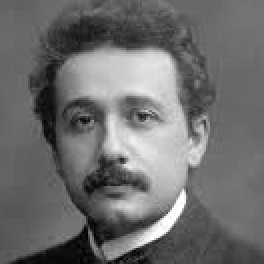
#> input picture Code/einstein132.jpg, 132 x 132 px (shown 2 times larger)
$ jupyter execute 'Part2 -> Task2 -> AUGMENTED REALITY.ipynb'
#> lines starting #> are read from the running program, lines starting #| are printed output that depends on the picture; after the words box and inside, x2 and y2 are one past the last pixel; in counts of white or black regions, pixels touching at a corner belong together
[cell 1]
import sys
import numpy as np
import cv2

[cell 2]
def Map2Da(K, R, T, Vi):
    T_transpose = np.transpose(np.atleast_2d(T)) #numpy needs to treat 1D as 2D to transpose
    V_transpose = np.transpose(np.atleast_2d(np.append(Vi,[1])))
    RandTappended = np.append(R, T_transpose, axis=1)
    P = K @ RandTappended @ V_transpose #@ is the matrix mult operator for numpy arrays
    P = np.asarray(P).flatten() #just to make it into a flat array

    w1 = P[2]
    v= [None]*2 #makes an empty array of size 2
    #map Vi = (X, Y, Z) to v = (x, y)
    v[0]= P[0] / w1  #v[0] is the x-value for the 2D point v
    #MISSING: compute v[1], the y-value for the 2D point v
    # v[1] = ?????????????
    v[1]= P[1] / w1  # v[1] is the y-value for the 2D point v
    return v


'''function for mapping image coordinates in mm to
row and column index of the image, with pixel size p mm and
image center at [r0,c0]
u : the 2D point in mm space
[r0, c0] : the image center
p : pixel size in mm
@return : the 2D point in pixel space
'''
def MapIndex(u, c0, r0, p):
    v = [None]*2
    v[0] = round(r0 - u[1] / p)
    #tushar: => calculating v[1]
    v[1] = round(c0 + u[0] / p)
    return v


'''function for superimposing the cube on the background
   which is part of Task 2!!
'''
def superimposeCubeOnBackground(cube_frame, background):
    cube_frame = cv2.resize(cube_frame, (background.shape[1], background.shape[0]))
    # Create a mask for the cube frame, which will be True for non-black (rendered) pixels
    mask = (cube_frame != [0, 0, 0])
    # Apply the cube frame to the corresponding pixels in the background
    background[mask] = cube_frame[mask]
    return background

[cell 3]
'''
Wrapper for drawing line cv2 draw line function
Necessary to flip the coordinates b/c of how Python indexes pixels on the screen >:(

A : matrix to draw a line in
vertex1 : terminal point for the line
vertex2 : other terminal point for the line
thickness : thickness of the line(default = 3)
color : RGB tuple for the line to be drawn in (default = (255, 255, 255) ie white)

@return : the matrix with the line drawn in it

NOTE: order of vertex1 and vertex2 does not change the line drawn
'''
# [6 lines of commented-out code are left out]
def drawLine(A,vertex1, vertex2, color = (255, 255, 255), thickness=3):
     v1 = (int(vertex1[1]), int(vertex1[0]))
     v2 = (int(vertex2[1]), int(vertex2[0]))
    # Create a copy of the input image
     image_with_line = np.copy(A)
    # Calculate the slope and intercept of the line
     x1, y1 = v1
     x2, y2 = v2
     slope = (y2 - y1) / (x2 - x1) if x2 != x1 else np.inf
     if slope == np.inf:  # Vertical line
         for y in range(min(y1, y2), max(y1, y2) + 1):
             for x in range(x1 - thickness // 2, x1 + thickness // 2 + 1):
                 image_with_line[y, x] = color
     else:
         for x in range(min(x1, x2), max(x1, x2) + 1):
             y = int(y1 + slope * (x - x1))
             for dx in range(-thickness // 2, thickness // 2 + 1):
                 dy = int(dx * slope)
                 image_with_line[y + dy, x + dx] = color
     return image_with_line

[cell 4]
def main():
    length = 10 #length of an edge in mm
    #the 8 3D points of the cube in mm:
    V1 = np.array([0, 0, 0])
    V2 = np.array([0, length, 0])
    V3 = np.array([length, length, 0])
    V4 = np.array([length, 0, 0])
    V5 = np.array([length, 0, length])
    V6 = np.array([0, length, length])
    V7 = np.array([0, 0, length])
    V8 = np.array([length, length, length])

    '''
    Find the unit vector u81 (N0) corresponding to the axis of rotation which is along (V8-V1).
    From u81, compute the 3x3 matrix N in Eq. 2.32 used for computing the rotation matrix R in eq. 2.34
    '''

    '''
    MISSING: the axis of rotation is to be u81, the unit vector which is (V8-V1)/|(V8-V1)|.
    Calculate u81 here and use it to construct 3x3 matrix N used later to compute rotation matrix R
    Matrix N is described in Eq. 2.32, matrix R is described in Eq. 2.34
    '''

    # Calculate the vector V8-V1
    V8_minus_V1 = V8 - V1

    # Calculate the magnitude (length) of the vector
    magnitude = np.linalg.norm(V8_minus_V1)

    # Calculate the unit vector u81 (N0)
    u81 = V8_minus_V1 / magnitude

    # Now, u81 represents the unit vector along the axis of rotation (V8-V1)
    # Next, compute the 3x3 matrix N using u81

    #N matrix
    N = np.array([[0, -u81[2], u81[1]],
                  [u81[2], 0, -u81[0]],
                  [-u81[1], u81[0], 0]])

    #Initialized given values (do not change unless you're testing something):
    T0 = np.array([-20, -25, 500])  # origin of object coordinate system in mm
    T01 = np.array([-10, -25, 500])  #10 difference between two cubes
    f = 40  # focal length in mm
    velocity = np.array([2, 9, 7])  # translational velocity
    acc = np.array([0.0, -0.80, 0])  # acceleration
    theta0 = 0 #initial angle of rotation is 0 (in degrees)
    w0 = 20  # angular velocity in deg/sec
    p = 0.01  # pixel size(mm)
    Rows = 600  # image size
    Cols = 600  # image size
    r0 = np.round(Rows / 2) #x-value of center of image
    c0 = np.round(Cols / 2) #y-value of center of image
    time_range = np.arange(0.0, 24.2, 0.2)

    #MISSING: Initialize the 3x3 intrinsic matrix K given focal length f
    # K = ????????????????
    # Initialize the intrinsic matrix K
    K = np.array([
        [f, 0, 0],
        [0, f, 0],
        [0, 0, 1]])


    # This section handles mapping the texture to one face:
    # You are given a face of a cube in 3D space specified by its
    # corners at 3D position vectors V1, V2, V3, V4.
    # You are also given a square graylevel image tmap of size r x c
    # This image is to be "painted" on the face of the cube:
    # for each pixel at position (i,j) of tmap,
    # the corresponding 3D coordinates
    # X(i,j), Y(i,j), and Z(i,j), should be computed,
    # and that 3D point is
    # associated with the brightness given by tmap(i,j).
    #
    # MISSING:
    # Find h, w: the height and width of the face
    # Find the unit vectors u21 and u41 which coorespond to (V2-V1) and (V4-V1)
    # hint: u21 = (V2-V1) / h ; u41 = (V4 - V1) / w

    # h = ???????????????
    # w = ???????????????
    # u21 =???????????????
    # u41 =???????????????

    # We use u21 and u41 to iteratively discover each point of the face below:

    h = np.linalg.norm(np.array(V2) - np.array(V1))
    w = np.linalg.norm(np.array(V4) - np.array(V1))

    # Calculate unit vectors u21 and u41
    u21 = (np.array(V2) - np.array(V1)) / h
    u41 = (np.array(V4) - np.array(V1)) / w


    # Finding the 3D points of the face bounded by V1, V2, V3, V4
    # and associating each point with a color from texture:
    tmap = cv2.imread('einstein132.jpg')  # texture map image
#> tmap is the input picture: shape (132, 132, 3); min 0, max 255, mean 109.6
    if tmap is None:
        print("image file can not be found on path given. Exiting now")
        sys.exit(1)

    r, c, colors = tmap.shape
#> r = 132; c = 132; colors = 3
    # We keep three arrays of size (r, c) to store the (X, Y, Z) points cooresponding
    # to each pixel on the texture
    X = np.zeros((r, c), dtype=np.float64)
    Y = np.zeros((r, c), dtype=np.float64)
    Z = np.zeros((r, c), dtype=np.float64)
    for i in range(0, r):
        for j in range(0, c):
            p1 = V1 + (i) * u21 * (h / r) + (j) * u41 * (w / c)
            X[i, j] = p1[0]
            #MISSING: compute the Y and Z for 3D point pertaining to this pixel of tmap
            # Y[i,j] = ??
            # Z[i,j] = ??
            Y[i, j] = p1[1] # Replace with your Y calculation
            Z[i, j] = p1[2]  # Replace with your Z calculation
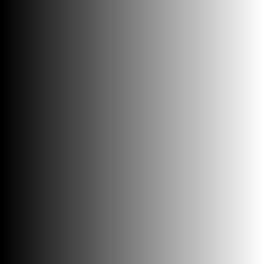
#> X: shape (132, 132) float64 (shown 2 times larger); min 0, max 9.92, mean 4.96; drawn with min black and max white
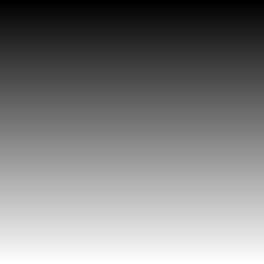
#> Y: shape (132, 132) float64 (shown 2 times larger); min 0, max 9.92, mean 4.96; drawn with min black and max white
#> Z: shape (132, 132) float64; every value is 0


    for t in time_range:  # Generate a sequence of images as a function of time
        theta = theta0 + w0 * t
        theta = np.radians(theta)
        T1 = T0 + velocity * t + 0.5 * acc * t * t #T1 frame of Red cube
        # MISSING: compute rotation matrix R as shown in Eq. 2.34
        # Warning: be mindful of radians vs degrees
        # Note: for numpy data, @ operator can be used for dot product
        # R = ?????????????
        R = np.identity(3) + np.sin(theta) * N + (1 - np.cos(theta)) * np.dot(N, N)
        # find the image position of vertices

        #Red cube formation
        #MISSING: given 3D vertices V1 to V8, map to 2D using Map2da
        #then, map to pixel space using mapindex
        #save all 2D vertices as v1 to v8
        vertices = [None] * 8
        # Define the vertices of the cube
        cube_vertices = [V1, V2, V3, V4, V5, V6, V7, V8]
        for i, cube_vertex in enumerate(cube_vertices):
        # Map the cube vertex to the 2D pixel space
            v = Map2Da(K, R, T1, cube_vertex)
            mapped_vertex = MapIndex(v, c0, r0, p)
            # Store the mapped vertex in the vertices array
            vertices[i] = mapped_vertex
        # Now, the vertices array contains the mapped vertices v1 to v8
        v1, v2, v3, v4, v5, v6, v7, v8 = vertices

        # Draw edges of the cube
        #example drawing the v1 to v2 line:
        #A = drawLine(A, v1, v2, color, thickness)
        # ????????????????????????????
        color = (0, 0, 255) #note, CV uses BGR by default, not gray=(R+G+B)/3. This is Red.
        thickness = 2
        A = np.zeros((Rows, Cols, 3), dtype=np.uint8) #array which stores the image at this time step; (Rows x Cols) pixels, 3 channels per pixel
        edges = [(v1, v2), (v2, v3), (v3, v4), (v4, v1),
         (v5, v7), (v6, v7), (v6, v8), (v8, v5),
         (v1, v7), (v2, v6), (v3, v8), (v4, v5)]
        for edge in edges:
            v_start, v_end = edge
            A = drawLine(A, v_start, v_end, color, thickness)


        #Task 2 -> Superimpose image
        background = cv2.imread("background.jpg")
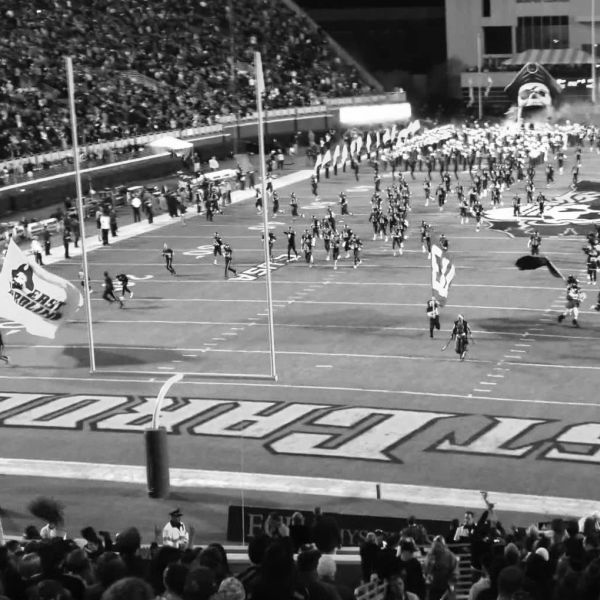
#> input picture Code/background.jpg, 600 x 600 px
#> background is the input picture: shape (600, 600, 3); min 0, max 255, mean 114.3
        A = superimposeCubeOnBackground(A, background)
#> in superimposeCubeOnBackground, `cube_frame = cv2.resize(cube_frame, (background.shape[1], background.s..`:
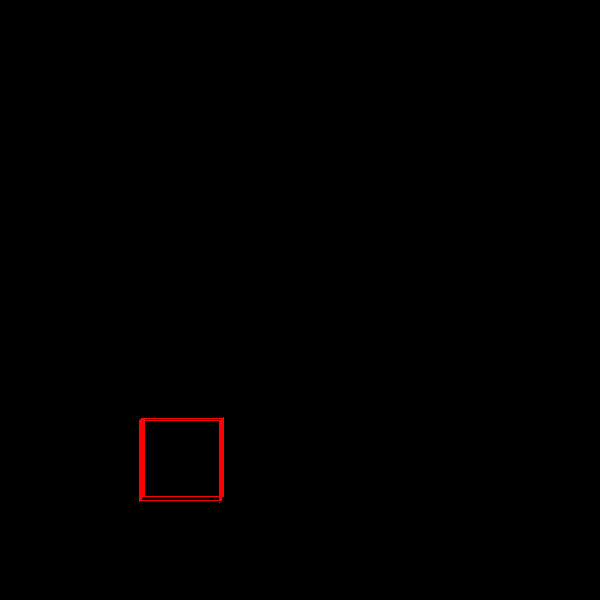
#> cube_frame: shape (600, 600, 3); mean B, G, R 0, 0, 0.8
#> in superimposeCubeOnBackground, `background[mask] = cube_frame[mask]`:
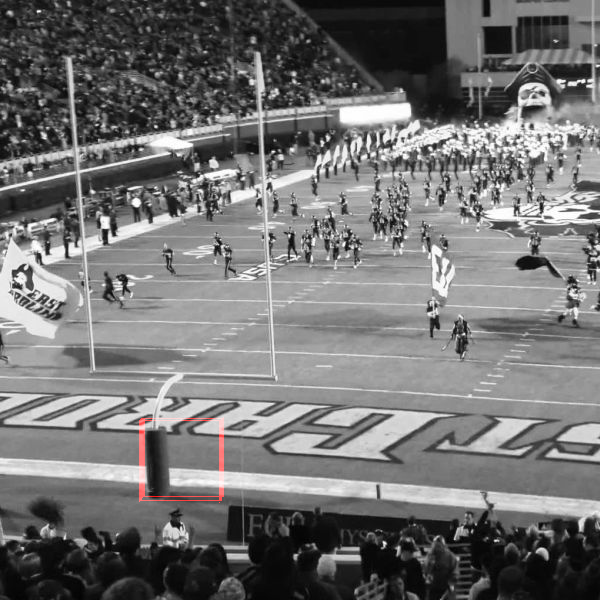
#> background: shape (600, 600, 3); 0.33% of pixels changed, all inside (x1, y1, x2, y2) = (139, 417, 224, 503)
        #MISSING: use drawLine to draw the edges to draw a naked cube
        #there are 12 edges to draw

        # Now we must add the texture to the face bounded by v1-4:
        for i in range(r):
            for j in range(c):
                p1 = [X[i, j], Y[i, j], Z[i, j]]
                p2 = p1
                #p1 now stores the world point on the cubic face which
                #corresponds to (i, j) on the texture

                #MISSING: convert this 3D point p1 to 2D (and map to pixel space)
                # This gives us a point in A to color in for the texture
                #note: cast ir, jr to int so it can index array A
                #(ir, jr) = ?????????????????????????
                v = Map2Da(K, R, T1, p1)
                (ir, jr) = MapIndex(v, c0, r0, p)
                if ((ir >= 0) and (jr >= 0) and (ir < Rows) and (jr < Cols)):
                    tmapval = tmap[i, j, 2]
                    A[ir ,jr] = [ 0, 0, tmapval ] # gray here, but [0, 0, tmpval] for red color output
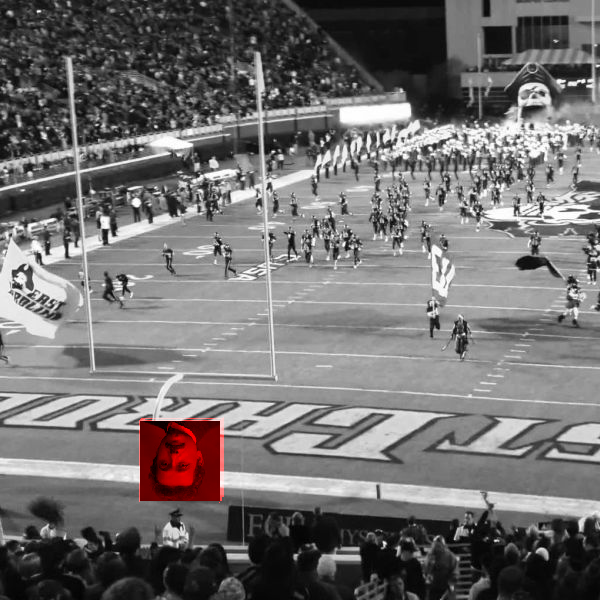
#> A: shape (600, 600, 3); 1.78% of pixels changed, all inside (x1, y1, x2, y2) = (140, 421, 220, 501)

        cv2.imshow("Display Window", A)
        cv2.waitKey(1)
        #cv2.waitKey(0)
        # ^^^ uncomment if you want to display frame by frame
        # and press return(or any other key) to display the next frame
        #by default just waits 1 ms and goes to next frame


if __name__ == "__main__":
    main()
